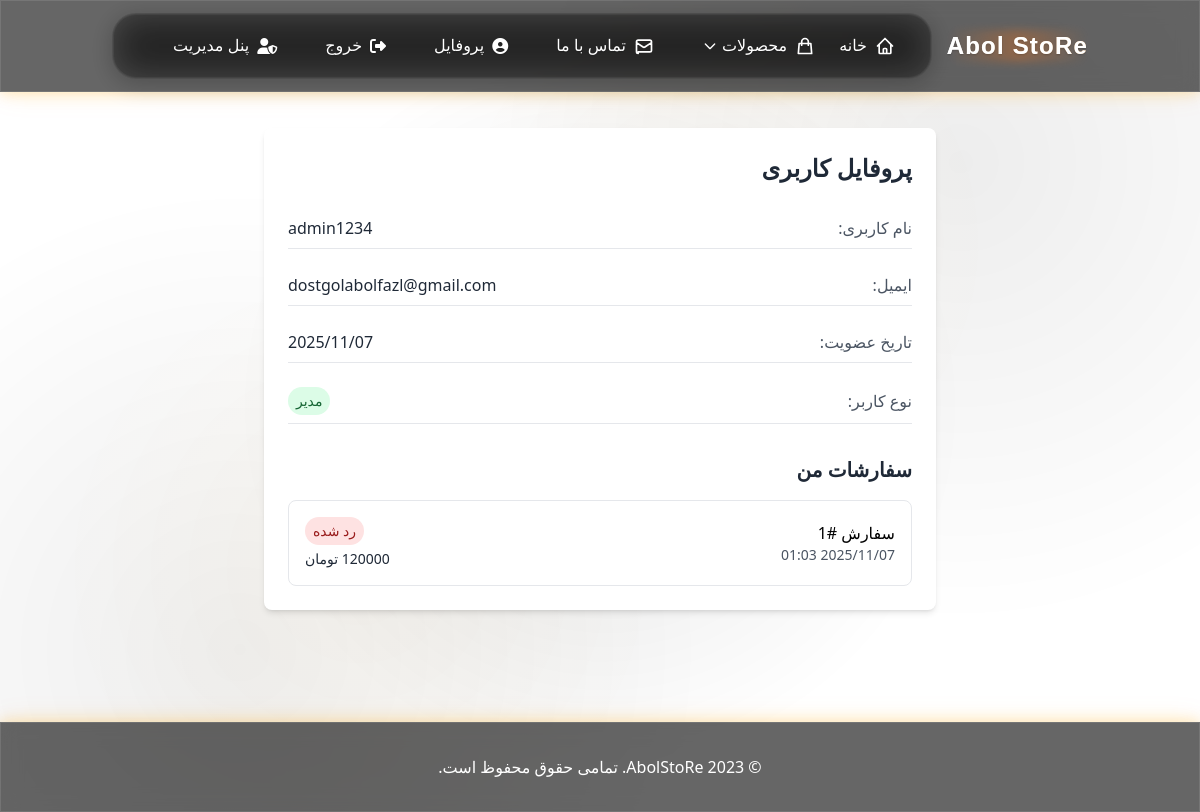
The page /accounts/profile/ (signed in) on the database as committed earlier.
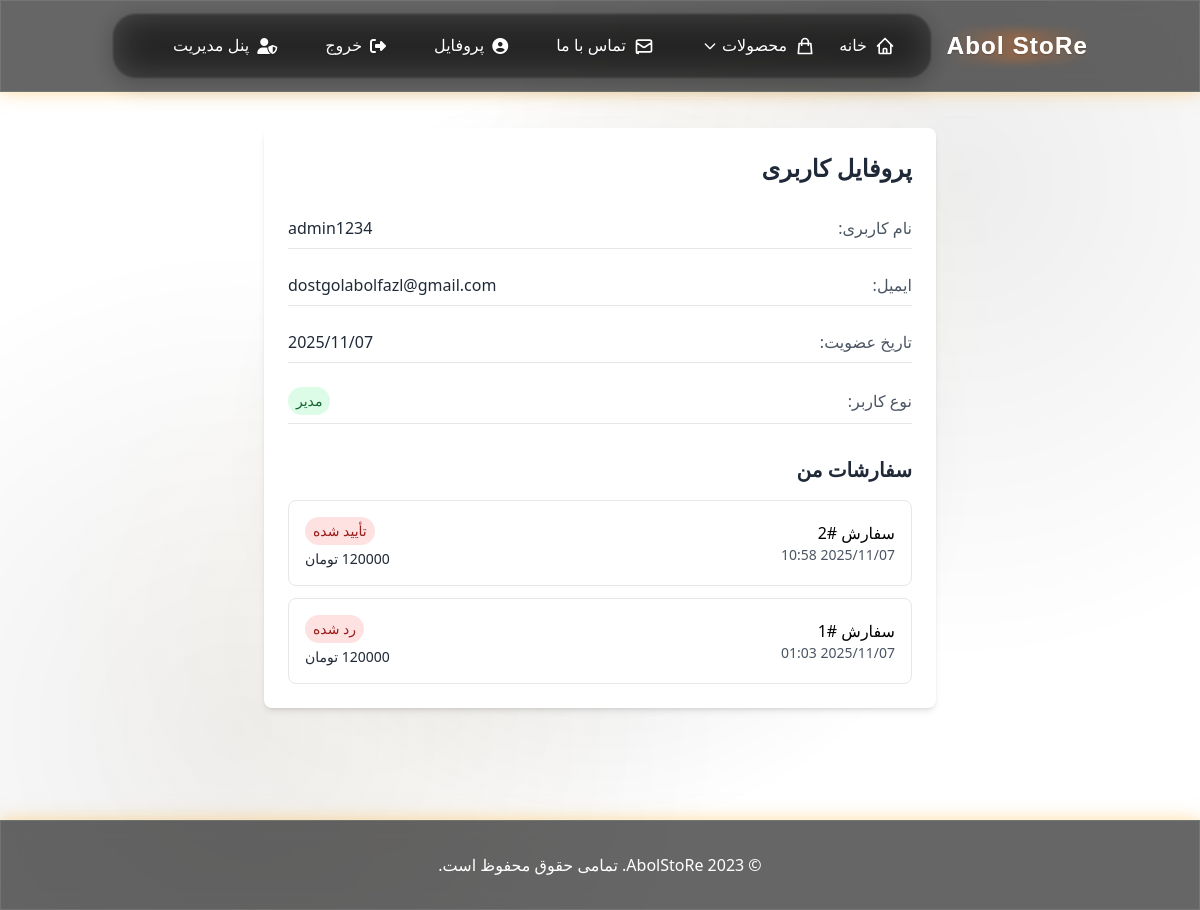
The same page on the database as committed later.
### apps/orders/models.py (models this page shows, shortened)
class Order(models.Model):
    STATUS_CHOICES = (
        ('pending', 'ثبت شده'),
        ('waiting', 'در انتظار تأیید'),
        ('confirmed', 'تأیید شده'),
        ('rejected', 'رد شده'),
        ('delivered', 'تحویل شده'),
    )
    user = models.ForeignKey(settings.AUTH_USER_MODEL, on_delete=models.CASCADE, related_name='orders', verbose_name=_('کاربر'))
    product = models.ForeignKey(Product, on_delete=models.CASCADE, related_name='orders', verbose_name=_('محصول'))
    quantity = models.PositiveIntegerField(_('تعداد'), default=1)
    total_price = models.PositiveIntegerField(_('قیمت کل (تومان)'))
    status = models.CharField(_('وضعیت'), max_length=20, choices=STATUS_CHOICES, default='pending')
    referral_code = models.CharField(_('کد معرف'), max_length=50, blank=True, null=True)
    created_at = models.DateTimeField(_('تاریخ ایجاد'), auto_now_add=True)
    updated_at = models.DateTimeField(_('تاریخ بروزرسانی'), auto_now=True)
    class Meta:
        verbose_name = _('سفارش')
        verbose_name_plural = _('سفارشات')
        ordering = ['-created_at']

### apps/accounts/views.py (the view)
# urls.py: path('profile/', views.profile_view, name='profile'),
@login_required
def profile_view(request):
    return render(request, 'accounts/profile.html')

### apps/store/urls.py (called while the page is built)
    def to_url(self, value):
        return value

### config/context_processors.py (called while the page is built)
def cart_count(request):
    cart_count = 0
    if request.user.is_authenticated:
        cart_count = Order.objects.filter(
            user=request.user,
            status__in=['pending', 'waiting']
        ).count()
    return {'cart_count': cart_count}

def categories_context(request):
    categories = Category.objects.filter(is_active=True).order_by('name')
    return {'categories': categories}

### frontend/templates/accounts/profile.html (shortened to what this page needs)
{% extends 'base.html' %}
{% block content %}
<div class="container mx-auto px-4 py-8">
    <div class="max-w-2xl mx-auto">
        <div class="bg-white rounded-lg shadow-md p-6">
            <h1 class="text-2xl font-bold text-gray-800 mb-6">پروفایل کاربری</h1>
            <div class="space-y-4">
                <div class="flex justify-between items-center py-2 border-b">
                    <span class="font-medium text-gray-600">نام کاربری:</span>
                    <span class="text-gray-800">{{ user.username }}</span>
                </div>
                <div class="flex justify-between items-center py-2 border-b">
                    <span class="font-medium text-gray-600">ایمیل:</span>
                    <span class="text-gray-800">{{ user.email|default:"ثبت نشده" }}</span>
                </div>
                <div class="flex justify-between items-center py-2 border-b">
                    <span class="font-medium text-gray-600">تاریخ عضویت:</span>
                    <span class="text-gray-800">{{ user.date_joined|date:"Y/m/d" }}</span>
                </div>
                {% if user.is_staff %}
                <div class="flex justify-between items-center py-2 border-b">
                    <span class="font-medium text-gray-600">نوع کاربر:</span>
                    <span class="bg-green-100 text-green-800 px-2 py-1 rounded-full text-sm">مدیر</span>
                </div>
                {% endif %}
            </div>
            <div class="mt-8">
                <h2 class="text-xl font-bold text-gray-800 mb-4">سفارشات من</h2>
                <div class="space-y-3">
                    {% if user.orders.all %}
                        {% for order in user.orders.all %}
                        <div class="border rounded-lg p-4 hover:bg-gray-50">
                            <div class="flex justify-between items-center">
                                <div>
                                    <p class="font-medium">سفارش #{{ order.id }}</p>
                                    <p class="text-sm text-gray-600">{{ order.created_at|date:"Y/m/d H:i" }}</p>
                                </div>
                                <div class="text-left">
                                    <span class="inline-block px-2 py-1 rounded-full text-sm {% if order.status == 'completed' %}bg-green-100 text-green-800{% elif order.status == 'pending' %}bg-yellow-100 text-yellow-800{% elif order.status == 'waiting' %}bg-blue-100 text-blue-800{% else %}bg-red-100 text-red-800{% endif %}">
                                        {{ order.get_status_display }}
                                    </span>
                                    <p class="text-sm font-medium text-gray-800 mt-1">{{ order.total_price|floatformat:0 }} تومان</p>
                                </div>
                            </div>
                        </div>
                        {% endfor %}
                    {% else %}
                        <div class="text-center py-8 text-gray-500">
                            <p>هنوز سفارشی ثبت نکرده‌اید.</p>
                            <a href="{% url 'store:home' %}" class="text-blue-600 hover:text-blue-800 mt-2 inline-block">مشاهده محصولات</a>
                        </div>
                    {% endif %}
                </div>
            </div>
        </div>
    </div>
</div>
{% endblock %}

Rows that differ between the two databases and show on the page:
added Order: id "2", created_at "2025/11/07 10:58", status "تأیید شده"
